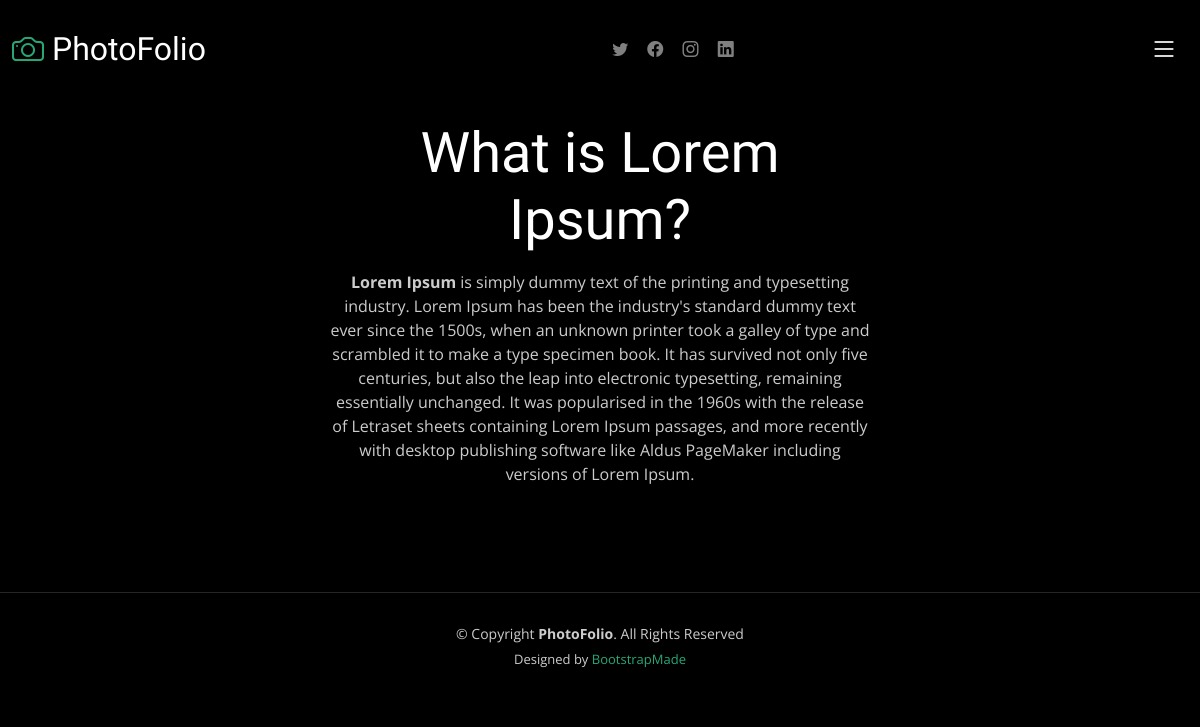
Page /newsdetail/1 on the committed database.
### news/models.py (models this page shows, shortened)
class MyNews(models.Model):
    news_title=models.CharField(max_length=200)
    news_description=HTMLField()

### MyProjects/views.py (the view)
# urls.py: path('newsdetail/<newsid>',views.news_details,name='news_detail'),
def news_details(request,newsid):
    newsdata=MyNews.objects.get(id=newsid)
    data={
        'newsdetaildata':newsdata,
    }
    return render(request, 'newsdetail.html',data)

### templates/newsdetail.html
{% extends "base.html" %}
{% block content %}
  <main id="main" data-aos="fade" data-aos-delay="1500">
    <div class="page-header d-flex align-items-center">
      <div class="container position-relative">
        <div class="row d-flex justify-content-center">
          <div class="col-lg-6 text-center">
            <h2>{{newsdetaildata.news_title | safe}}</h2>
            <p>{{newsdetaildata.news_description | safe}}</p>
          </div>
        </div>
      </div>
    </div>
  </main>
{% endblock  %}

### static/css/main.css (style rules this page uses)
:root { --font-default: "Open Sans", system-ui, -apple-system, "Segoe UI", Roboto, "Helvetica Neue", Arial, "Noto Sans", "Liberation Sans", sans-serif, "Apple Color Emoji", "Segoe UI Emoji", "Segoe UI Symbol", "Noto Color Emoji"; --font-primary: "Inter", sans-serif; --font-secondary: "Cardo", sans-serif; }
:root { --color-default: #fafafa; --color-primary: #27a776; --color-secondary: #161718; }
:root { scroll-behavior: smooth; }
body { font-family: var(--font-default); color: var(--color-default); background-color: #000; }
h1, h2, h3, h4, h5, h6 { font-family: var(--font-primary); }
.page-header { padding: 120px 0 60px 0; min-height: 30vh; position: relative; }
.page-header h2 { font-size: 56px; font-weight: 500; color: #fff; font-family: var(--font-secondary); }
.page-header p { color: rgba(255, 255, 255, 0.8); }

### rows in the picture
MyNews: news_title "What is Lorem Ipsum?", news_description "Lorem Ipsum is simply dummy text of the printing and typesetting industry. Lorem Ipsum has been the industry's standard dummy text ever since the 1500s, when an unknown printer took a galley of type and scrambled it to make a type specimen book. It has survived not only five centuries, but also the leap into electronic typesetting, remaining essentially unchanged. It was popularised in the 1960s with the release of Letraset sheets containing Lorem Ipsum passages, and more recently with desktop publishing software like Aldus PageMaker including versions of Lorem Ipsum."
